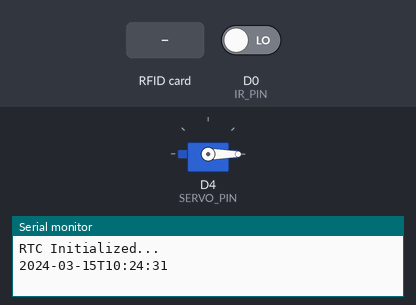
Simulated run of this sketch. Board: ESP8266 (NodeMCU). On the bench: servo, the last lines printed to the serial monitor. The inputs (shaded band) are chosen by the test bench; at power-on: D0 (IR_PIN) LOW. WiFi joins after 1.5 s; servers stay silent unless stated; uploads are accepted with an empty reply; the local clock reads 2024-03-15 10:24:30 at power-on unless the sketch sets it.

Above: at 2.7 s.
2.8 s: RFID card 62 82 50 13 92 held to the reader
At 4.4 s:
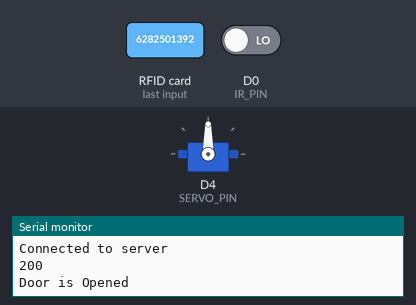
Timing chart, 0 to 9.6 s (numbered marks = the images above; inputs shaded):
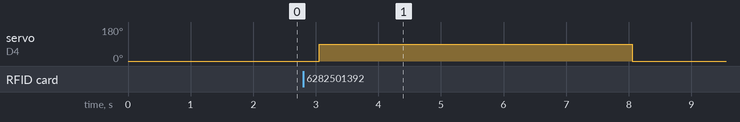

The sketch:

main.ino
```cpp
#include <ESP8266WiFi.h>
#include <ESP8266HTTPClient.h>
#include <ArduinoJson.h>
#include <Wire.h>
#include <RTClib.h>
#include <SPI.h>
#include <MFRC522.h>
#include <map>
#include <Servo.h>

const char* ssid = "NOEALRAJEEV";
const char* password = "6282501392";
int port = 8080;
const char* endpoint = "/api/v1/auth/nfc";  // Your Spring Boot endpoint
String serverUrl;

const char* payloadTemplate = "{\"time\": \"%04d-%02d-%02dT%02d:%02d:%02d\",\"UUID\": \"%s\",\"cls\": \"%s\"}";  // Adjusted payload format

#define RST_PIN D3    // Configurable, see typical pin layout above
#define SS_PIN D8     // Configurable, see typical pin layout above
#define SERVO_PIN D4  // Define servo motor pin
#define IR_PIN D0     // Define IR sensor pin

Servo servo1;
bool doorState = false;

RTC_DS3231 rtc;
MFRC522 mfrc522(SS_PIN, RST_PIN);  // Create MFRC522 instance
// Define a map to store statuses for different NFC IDs
std::map<String, String> statusMap;

void setup() {
  Serial.begin(115200);
  delay(10);

  WiFi.begin(ssid, password);  // Connect to the network
  SPI.begin();                 // Init SPI bus
  servo1.attach(SERVO_PIN);    // Attach servo to the pin
  servo1.write(0);
  pinMode(IR_PIN, INPUT);

  // Perform a self-test to check the status of the RFID sensor
  if (!mfrc522.PCD_PerformSelfTest()) {
    Serial.println("MFRC522 Self Test Error");
  }

  mfrc522.PCD_Init();  // Init MFRC522

  while (WiFi.status() != WL_CONNECTED) {
    delay(500);
    Serial.print(".");
  }
  Serial.println("");
  Serial.println("WiFi connected :- ");
  Serial.println(WiFi.localIP());

  // Obtain and print the router's IP address
  Serial.print("Router's IP address: ");
  Serial.println(WiFi.gatewayIP());

  // Generate server URL
  serverUrl = "http://" + WiFi.gatewayIP().toString() + ":" + String(port) + endpoint;

  Serial.print("Servers's IP address: ");
  Serial.println(serverUrl);

  // Initialize RTC
  if (!rtc.begin()) {
    Serial.println("Couldn't find RTC");
    while (1)
      ;
  } else {
    DateTime now = rtc.now();
    char currentTime[20];
    snprintf(currentTime, 20, "%04d-%02d-%02dT%02d:%02d:%02d", now.year(), now.month(), now.day(), now.hour(), now.minute(), now.second());
    Serial.println("RTC Initialized...");
    Serial.println(currentTime);
  }

  if (rtc.lostPower()) {
    Serial.println("RTC lost power, let's set the time!");
    rtc.adjust(DateTime(F(__DATE__), F(__TIME__)));
  }
}
void loop() {
  if (!mfrc522.PICC_IsNewCardPresent() || !mfrc522.PICC_ReadCardSerial()) {
    delay(50);
    return;
  }
  // Get the UID and check its corresponding status in the map
  String uidString = getUIDString();
  if (statusMap.find(uidString) == statusMap.end()) {
    statusMap[uidString] = "entry";
  } else if (statusMap[uidString] == "entry") {
    statusMap[uidString] = "exit";
  } else if (statusMap[uidString] == "exit") {
    statusMap[uidString] = "entry";
  }
  sendUIDToServer(uidString, statusMap[uidString]);

  if (digitalRead(IR_PIN) == LOW && doorState == true) {
    closeDoor();  // Close the door if motion is detected and the door is open
  }
}


void sendUIDToServer(String uid, String status) {
  Serial.print(status);
  Serial.println("\n");
  Serial.print(uid);
  Serial.println("\n");
  DateTime now = rtc.now();
  char currentTime[20];
  char uidString[20];  // Changed variable name to uidString
  snprintf(currentTime, 20, "%04d-%02d-%02dT%02d:%02d:%02d", now.year(), now.month(), now.day(), now.hour(), now.minute(), now.second());
  snprintf(uidString, 20, "%02X%02X%02X%02X", mfrc522.uid.uidByte[0], mfrc522.uid.uidByte[1], mfrc522.uid.uidByte[2], mfrc522.uid.uidByte[3]);

  HTTPClient http;

  if (WiFi.status() == WL_CONNECTED) {
    WiFiClient client;
    if (http.begin(client, serverUrl)) {
      Serial.println("Connected to server");

      // Create JSON payload
      char jsonBuffer[200];
      snprintf(jsonBuffer, 200, payloadTemplate, now.year(), now.month(), now.day(), now.hour(), now.minute(), now.second(), uidString, status);  // Changed variable name to uidString

      http.addHeader("Content-Type", "application/json");

      int httpResponseCode = http.POST(jsonBuffer);

      if (httpResponseCode > 0) {
        String response = http.getString();
        Serial.println(httpResponseCode);
        Serial.println(response);
        if (httpResponseCode == 200) {
          openDoor();
        }
      } else {
        Serial.print("Error on sending POST: ");
        Serial.println(httpResponseCode);
      }

      http.end();
    } else {
      Serial.println("Connection to server failed");
    }
  } else {
    Serial.println("WiFi connection lost");
  }

  delay(5000);  // Adjust the delay as per your requirement
}

// Helper function to convert UID bytes to a string
String getUIDString() {
  char uidString[20];
  snprintf(uidString, 20, "%02X%02X%02X%02X", mfrc522.uid.uidByte[0], mfrc522.uid.uidByte[1], mfrc522.uid.uidByte[2], mfrc522.uid.uidByte[3]);
  return String(uidString);
}
// Function to open the door
void openDoor() {
  servo1.write(90);
  doorState = true;
  Serial.println("Door is Opened");
}

// Function to close the door
void closeDoor() {
  servo1.write(0);
  doorState = false;
  Serial.println("Door is Closed");
}
```

Measured:
- after the input at 2.8 s, servo on D4 (SERVO_PIN): 0° → 90° after 0.25 s, → 0° 5.0 s later
